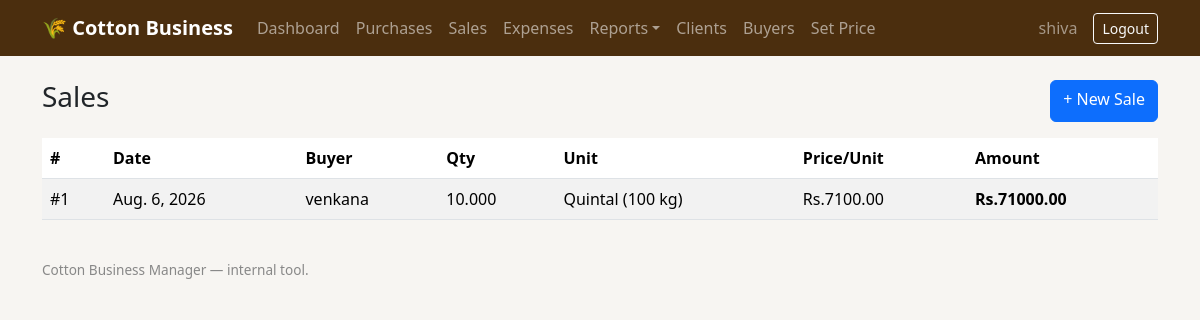
Before: /sales/ (signed in) with the older database file.
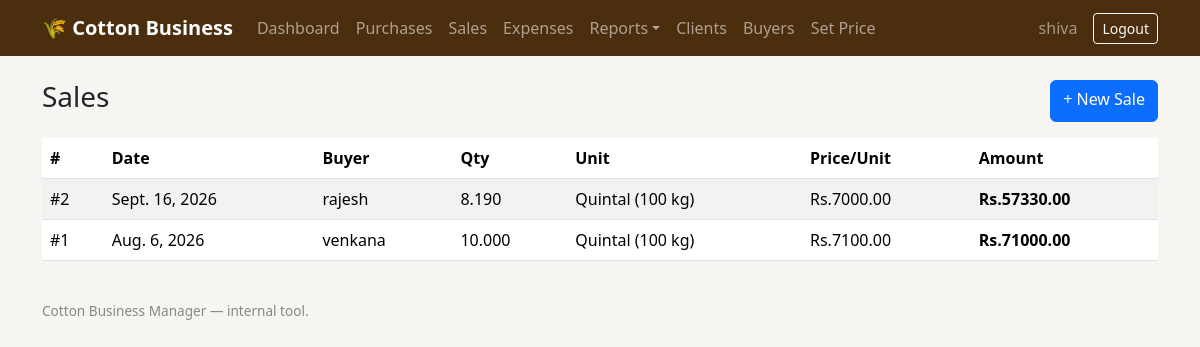
After: the same page with the newer database file.
### core/models.py (models this page shows, shortened)
class Sale(models.Model):
    date = models.DateField(default=timezone.now)
    buyer = models.ForeignKey(Buyer, on_delete=models.PROTECT, related_name="sales")
    unit = models.CharField(max_length=3, choices=UNIT_CHOICES, default="QTL")
    quantity = models.DecimalField(max_digits=10, decimal_places=3)
    price_per_unit = models.DecimalField(max_digits=10, decimal_places=2)
    amount = models.DecimalField(max_digits=12, decimal_places=2, editable=False, default=0)
    notes = models.TextField(blank=True)
    created_at = models.DateTimeField(auto_now_add=True)
    class Meta:
        ordering = ["-date", "-created_at"]

class Buyer(models.Model):
    name = models.CharField(max_length=150)
    industry_name = models.CharField(max_length=150, blank=True)
    phone = models.CharField(max_length=20, blank=True)
    address = models.TextField(blank=True)
    created_at = models.DateTimeField(auto_now_add=True)
    class Meta:
        ordering = ["name"]
    def __str__(self):
        return self.name

### core/views.py (the view)
# urls.py: path("sales/", views.sale_list, name="sale_list"),
@login_required
def sale_list(request):
    sales = Sale.objects.select_related("buyer").all()[:200]
    return render(request, "core/sale_list.html", {"sales": sales})

### core/templates/core/sale_list.html (shortened to what this page needs)
{% extends "core/base.html" %}
{% block content %}
<div class="d-flex justify-content-between">
  <h3>Sales</h3>
  <a class="btn btn-primary" href="{% url 'core:sale_create' %}">+ New Sale</a>
</div>
<table class="table table-striped mt-3">
  <thead><tr><th>#</th><th>Date</th><th>Buyer</th><th>Qty</th><th>Unit</th><th>Price/Unit</th><th>Amount</th></tr></thead>
  <tbody>
  {% for s in sales %}
    <tr>
      <td>#{{ s.pk }}</td><td>{{ s.date }}</td><td>{{ s.buyer }}</td>
      <td>{{ s.quantity }}</td><td>{{ s.get_unit_display }}</td>
      <td>Rs.{{ s.price_per_unit }}</td><td><strong>Rs.{{ s.amount }}</strong></td>
    </tr>
  {% empty %}
    <tr><td colspan="7">No sales yet.</td></tr>
  {% endfor %}
  </tbody>
</table>
{% endblock %}

Changed rows visible on the page:
added Sale: pk "2", date "Sept. 16, 2026", buyer "rajesh", quantity "8.190", unit "Quintal (100 kg)", price_per_unit "7000.00", amount "57330.00"
